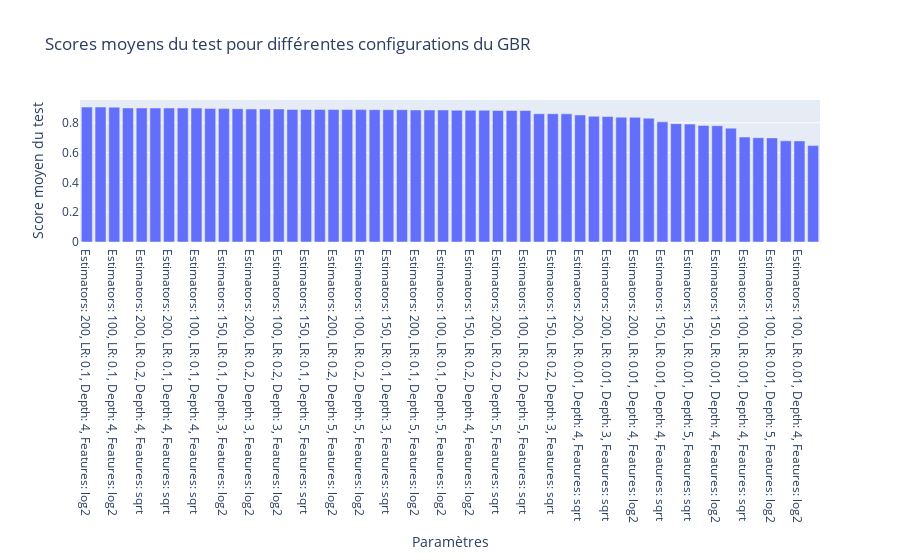

Source (notebook cell):
### Code cell
import plotly.express as px

# Assurez-vous que les données sont déjà triées par mean_test_score en ordre descendant
# Si ce n'est pas le cas, triez-les à nouveau pour être sûr
results_gbr = results_gbr.sort_values(by='mean_test_score', ascending=False)

# Création d'une colonne 'params' pour afficher la combinaison des paramètres dans le graphique
results_gbr['params'] = 'Estimators: ' + results_gbr['param_n_estimators'].astype(str) + \
                        ', LR: ' + results_gbr['param_learning_rate'].astype(str) + \
                        ', Depth: ' + results_gbr['param_max_depth'].astype(str) + \
                        ', Features: ' + results_gbr['param_max_features'].astype(str)

# Création du graphique à barres
fig = px.bar(results_gbr, 
             x='params', 
             y='mean_test_score',
             labels={'params': 'Paramètres', 'mean_test_score': 'Score moyen du test'},
             title="Scores moyens du test pour différentes configurations du GBR")

fig.update_layout(xaxis={'categoryorder':'total descending'})
fig.show()

### Figure 1 — Plotly figure (JSON) as saved in the notebook; plotly's stock layout.template omitted (floating-point values rounded to 4 significant figures)
{"data": [{"alignmentgroup": "True", "hovertemplate": "Paramètres=%{x}<br>Score moyen du test=%{y}<extra></extra>", "legendgroup": "", "marker": {"color": "#636efa", "pattern": {"shape": ""}}, "name": "", "offsetgroup": "", "orientation": "v", "showlegend": false, "textposition": "auto", "type": "bar", "x": ["Estimators: 200, LR: 0.1, Depth: 4, Features: log2", "Estimators: 150, LR: 0.1, Depth: 4, Features: log2", "Estimators: 100, LR: 0.1, Depth: 4, Features: log2", "Estimators: 100, LR: 0.2, Depth: 4, Features: sqrt", "Estimators: 200, LR: 0.2, Depth: 4, Features: sqrt", "Estimators: 150, LR: 0.2, Depth: 4, Features: sqrt", "Estimators: 200, LR: 0.1, Depth: 4, Features: sqrt", "Estimators: 150, LR: 0.1, Depth: 4, Features: sqrt", "Estimators: 100, LR: 0.1, Depth: 4, Features: sqrt", "Estimators: 200, LR: 0.1, Depth: 3, Features: log2", "Estimators: 150, LR: 0.1, Depth: 3, Features: log2", "Estimators: 100, LR: 0.1, Depth: 3, Features: log2", "Estimators: 200, LR: 0.2, Depth: 3, Features: log2", "Estimators: 150, LR: 0.2, Depth: 3, Features: log2", "Estimators: 100, LR: 0.2, Depth: 3, Features: log2", "Estimators: 200, LR: 0.1, Depth: 5, Features: sqrt", "Estimators: 150, LR: 0.1, Depth: 5, Features: sqrt", "Estimators: 100, LR: 0.1, Depth: 5, Features: sqrt", "Estimators: 200, LR: 0.2, Depth: 5, Features: log2", "Estimators: 150, LR: 0.2, Depth: 5, Features: log2", "Estimators: 100, LR: 0.2, Depth: 5, Features: log2", "Estimators: 200, LR: 0.1, Depth: 3, Features: sqrt", "Estimators: 150, LR: 0.1, Depth: 3, Features: sqrt", "Estimators: 100, LR: 0.1, Depth: 3, Features: sqrt", "Estimators: 200, LR: 0.1, Depth: 5, Features: log2", "Estimators: 150, LR: 0.1, Depth: 5, Features: log2", "Estimators: 100, LR: 0.1, Depth: 5, Features: log2", "Estimators: 200, LR: 0.2, Depth: 4, Features: log2", "Estimators: 150, LR: 0.2, Depth: 4, Features: log2", "Estimators: 100, LR: 0.2, Depth: 4, Features: log2", "Estimators: 200, LR: 0.2, Depth: 5, Features: sqrt", "Estimators: 150, LR: 0.2, Depth: 5, Features: sqrt", "Estimators: 100, LR: 0.2, Depth: 5, Features: sqrt", "Estimators: 200, LR: 0.2, Depth: 3, Features: sqrt", "Estimators: 150, LR: 0.2, Depth: 3, Features: sqrt", "Estimators: 100, LR: 0.2, Depth: 3, Features: sqrt", "Estimators: 200, LR: 0.01, Depth: 4, Features: sqrt", "Estimators: 200, LR: 0.01, Depth: 5, Features: log2", "Estimators: 200, LR: 0.01, Depth: 3, Features: sqrt", "Estimators: 200, LR: 0.01, Depth: 5, Features: sqrt", "Estimators: 200, LR: 0.01, Depth: 4, Features: log2", "Estimators: 200, LR: 0.01, Depth: 3, Features: log2", "Estimators: 150, LR: 0.01, Depth: 4, Features: sqrt", "Estimators: 150, LR: 0.01, Depth: 5, Features: log2", "Estimators: 150, LR: 0.01, Depth: 5, Features: sqrt", "Estimators: 150, LR: 0.01, Depth: 3, Features: sqrt", "Estimators: 150, LR: 0.01, Depth: 4, Features: log2", "Estimators: 150, LR: 0.01, Depth: 3, Features: log2", "Estimators: 100, LR: 0.01, Depth: 4, Features: sqrt", "Estimators: 100, LR: 0.01, Depth: 5, Features: sqrt", "Estimators: 100, LR: 0.01, Depth: 5, Features: log2", "Estimators: 100, LR: 0.01, Depth: 3, Features: sqrt", "Estimators: 100, LR: 0.01, Depth: 4, Features: log2", "Estimators: 100, LR: 0.01, Depth: 3, Features: log2"], "xaxis": "x", "y": [0.9054, 0.9053, 0.9051, 0.8994, 0.8994, 0.8994, 0.899, 0.899, 0.8986, 0.8956, 0.8953, 0.8945, 0.8926, 0.8926, 0.8925, 0.8896, 0.8896, 0.8894, 0.8887, 0.8887, 0.8886, 0.8882, 0.8881, 0.8876, 0.8862, 0.8861, 0.886, 0.8844, 0.8843, 0.8842, 0.8824, 0.8824, 0.8824, 0.8607, 0.8606, 0.8601, 0.8526, 0.8437, 0.842, 0.8379, 0.8365, 0.8313, 0.8063, 0.7942, 0.7914, 0.7826, 0.7806, 0.764, 0.7043, 0.7, 0.6988, 0.679, 0.6785, 0.6471], "yaxis": "y"}], "layout": {"barmode": "relative", "legend": {"tracegroupgap": 0}, "title": {"text": "Scores moyens du test pour différentes configurations du GBR"}, "xaxis": {"anchor": "y", "categoryorder": "total descending", "domain": [0, 1], "title": {"text": "Paramètres"}}, "yaxis": {"anchor": "x", "domain": [0, 1], "title": {"text": "Score moyen du test"}}}}
